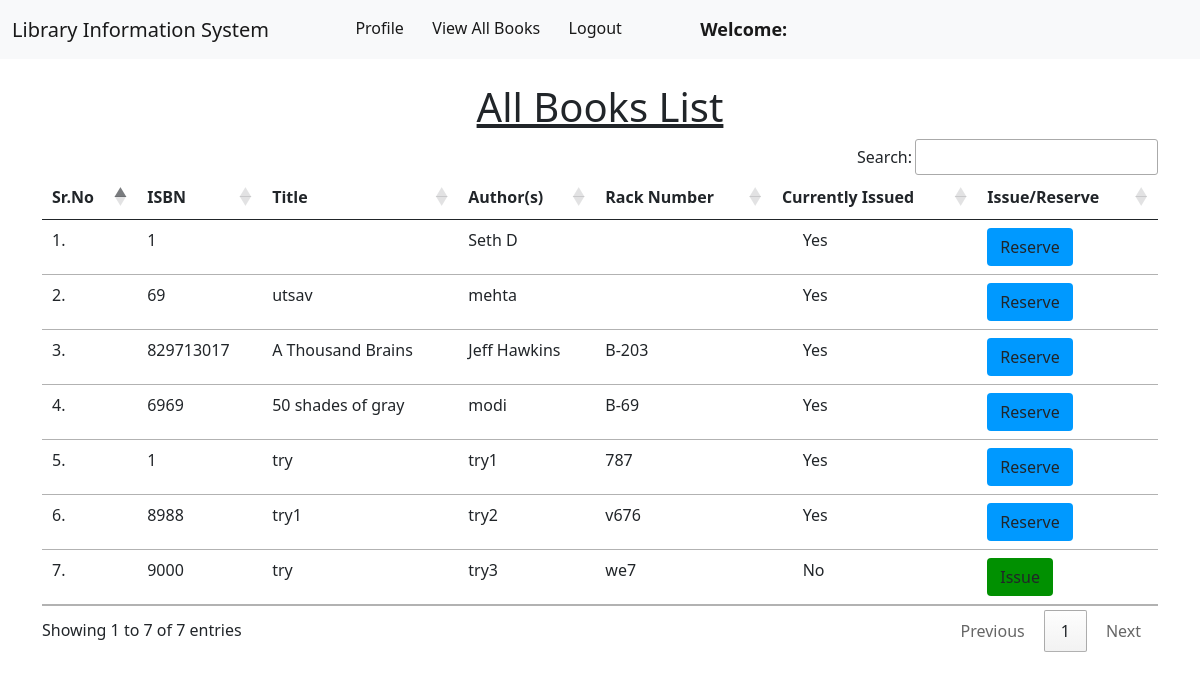
The page /member/view_books/ on the database as committed earlier.
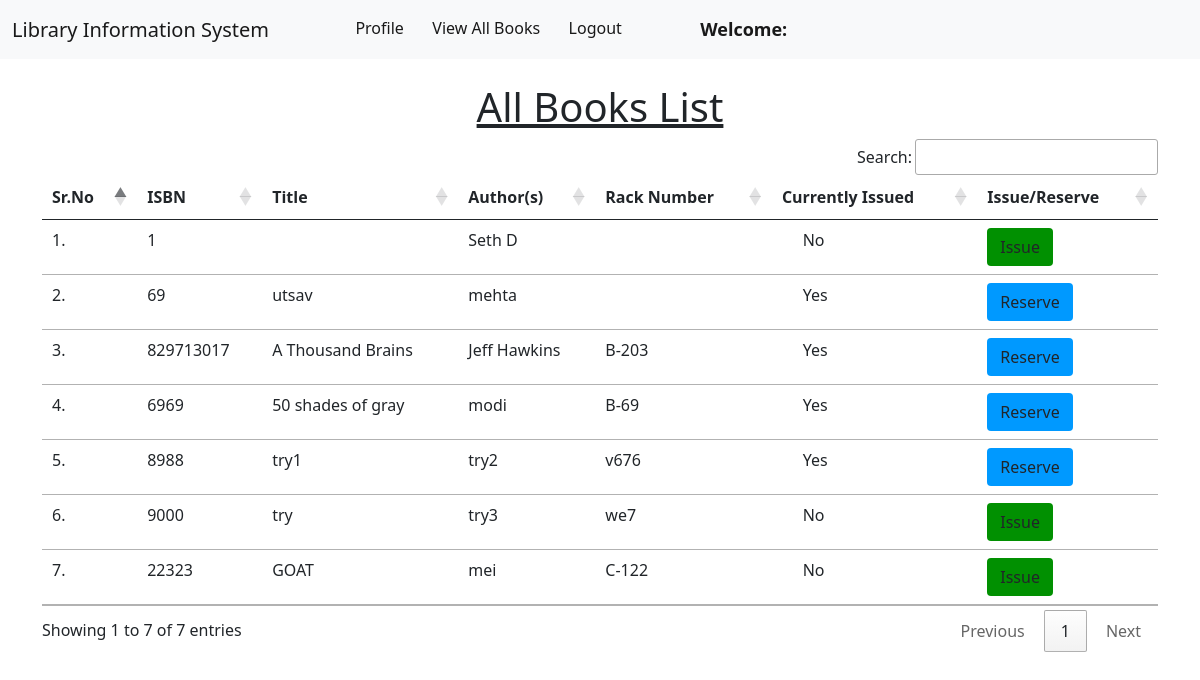
The same page on the database as committed later.
### book/models.py (models this page shows, shortened)
class Book(models.Model):
    title = models.CharField(max_length=200)
    author = models.CharField(max_length=200)
    isbn = models.CharField(max_length= 15)
    rack_number = models.CharField(max_length= 10)
    issue_date = models.DateField(null= True)
    date_added = models.DateField(null=True)
    return_requested = models.BooleanField(default=False)
    issue_member = models.ForeignKey("member.Member", on_delete = models.SET_NULL, null = True)

### member/views.py (the view)
# urls.py: path("view_books/", views.view_books, name="view_books"),
def view_books(request):
    books = Book.objects.all()
    return render(request, "member/view_books.html", {'books' :books})

### member/templates/member/view_books.html (shortened to what this page needs)
{% extends 'member/member_navbar.html' %}
{% load static %}
{% block body %}
<div class="container mt-4">
    <h1 class="text-center"><u>All Books List</u></h1>
    <table class="table table-hover" id="example">
        <thead>
            <tr>
                <th>Sr.No</th>
                <th>ISBN</th>
                <th>Title</th>
                <th>Author(s)</th>
                <th>Rack Number</th>
                <th>Currently Issued</th>
                <th>Issue/Reserve</th>
            </tr>
        </thead>
        <tbody>
            {% for book in books %}
            <tr>
                <td>{{forloop.counter}}.</td>
                <td>{{book.isbn}}</td>
                <td>{{book.title}}</td>
                <td>{{book.author}}</td>
                <td>{{book.rack_number}}</td>
                {% if book.issue_date is "" or book.issue_date is null %}
                    <td>&nbsp;&nbsp;&nbsp;&nbsp;&nbsp;No</td>
                    <td><a href="/member/issue_book/{{book.id}}/" class="btn btn-issue" onclick="return confirm('Are you sure you want to Issue this book?')">Issue</a></td>
                {% else %}
                    <td>&nbsp;&nbsp;&nbsp;&nbsp;&nbsp;Yes</td>
                    <td><a href="/member/reserve_book/{{book.id}}/" class="btn btn-reserve" onclick="return confirm('Are you sure you want to Reserve this book?')">Reserve</a></td>
                {% endif %}
            </tr>
            {% endfor %}
        </tbody>
    </table>
    </div>
{% endblock %}

Rows that differ between the two databases and show on the page:
removed Book: isbn "1", title "try", author "try1", rack_number "787"
changed Book "Seth D": issue_date "Yes Reserve" → "No Issue"
added Book: isbn "22323", title "GOAT", author "mei", rack_number "C-122"
